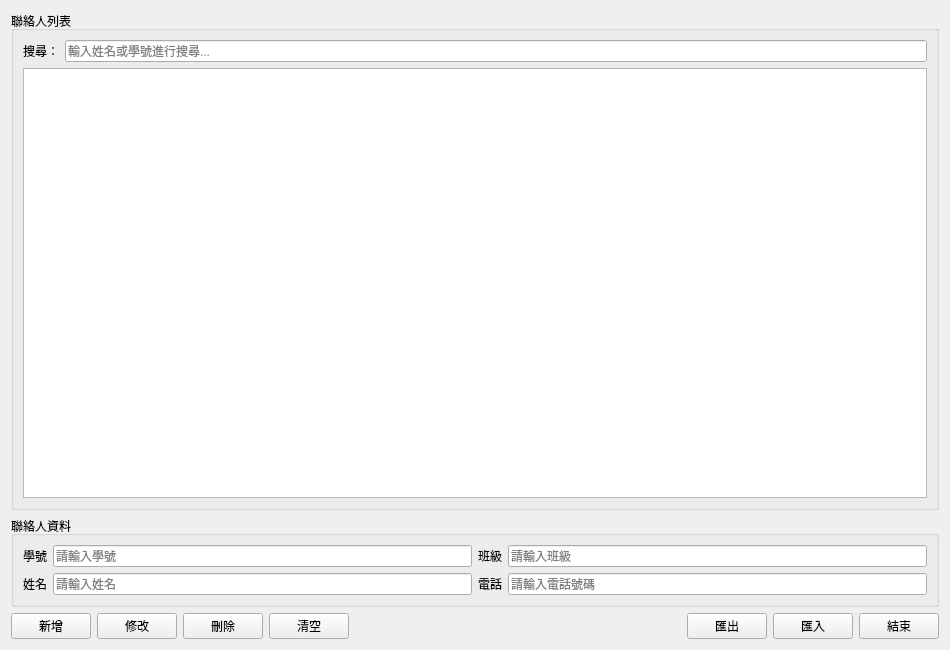
<?xml version="1.0" encoding="UTF-8"?>
<ui version="4.0">
 <class>Widget</class>
 <widget class="QWidget" name="Widget">
  <property name="geometry">
   <rect>
    <x>0</x>
    <y>0</y>
    <width>950</width>
    <height>650</height>
   </rect>
  </property>
  <property name="windowTitle">
   <string>通訊錄管理系統</string>
  </property>
  <property name="minimumSize">
   <size>
    <width>950</width>
    <height>600</height>
   </size>
  </property>
  <layout class="QVBoxLayout" name="verticalLayout">
   <item>
    <widget class="QGroupBox" name="groupBox">
     <property name="title">
      <string>聯絡人列表</string>
     </property>
     <layout class="QVBoxLayout" name="verticalLayout_2">
      <item>
       <layout class="QHBoxLayout" name="searchLayout">
        <item>
         <widget class="QLabel" name="labelSearch">
          <property name="text">
           <string>搜尋：</string>
          </property>
         </widget>
        </item>
        <item>
         <widget class="QLineEdit" name="lineEditSearch">
          <property name="placeholderText">
           <string>輸入姓名或學號進行搜尋...</string>
          </property>
         </widget>
        </item>
       </layout>
      </item>
      <item>
       <widget class="QTableWidget" name="tableWidget">
        <property name="editTriggers">
         <set>QAbstractItemView::NoEditTriggers</set>
        </property>
        <property name="selectionMode">
         <enum>QAbstractItemView::SingleSelection</enum>
        </property>
        <property name="selectionBehavior">
         <enum>QAbstractItemView::SelectRows</enum>
        </property>
        <property name="sortingEnabled">
         <bool>true</bool>
        </property>
       </widget>
      </item>
     </layout>
    </widget>
   </item>
   <item>
    <widget class="QGroupBox" name="groupBox_2">
     <property name="title">
      <string>聯絡人資料</string>
     </property>
     <layout class="QGridLayout" name="gridLayout">
      <item row="0" column="0">
       <widget class="QLabel" name="label">
        <property name="text">
         <string>學號</string>
        </property>
        <property name="alignment">
         <set>Qt::AlignmentFlag::AlignRight|Qt::AlignmentFlag::AlignVCenter</set>
        </property>
       </widget>
      </item>
      <item row="0" column="1">
       <widget class="QLineEdit" name="lineEdit">
        <property name="placeholderText">
         <string>請輸入學號</string>
        </property>
       </widget>
      </item>
      <item row="0" column="2">
       <widget class="QLabel" name="label_2">
        <property name="text">
         <string>班級</string>
        </property>
        <property name="alignment">
         <set>Qt::AlignmentFlag::AlignRight|Qt::AlignmentFlag::AlignVCenter</set>
        </property>
       </widget>
      </item>
      <item row="0" column="3">
       <widget class="QLineEdit" name="lineEdit_2">
        <property name="placeholderText">
         <string>請輸入班級</string>
        </property>
       </widget>
      </item>
      <item row="1" column="0">
       <widget class="QLabel" name="label_3">
        <property name="text">
         <string>姓名</string>
        </property>
        <property name="alignment">
         <set>Qt::AlignmentFlag::AlignRight|Qt::AlignmentFlag::AlignVCenter</set>
        </property>
       </widget>
      </item>
      <item row="1" column="1">
       <widget class="QLineEdit" name="lineEdit_3">
        <property name="placeholderText">
         <string>請輸入姓名</string>
        </property>
       </widget>
      </item>
      <item row="1" column="2">
       <widget class="QLabel" name="label_4">
        <property name="layoutDirection">
         <enum>Qt::LayoutDirection::LeftToRight</enum>
        </property>
        <property name="text">
         <string>電話</string>
        </property>
        <property name="alignment">
         <set>Qt::AlignmentFlag::AlignRight|Qt::AlignmentFlag::AlignVCenter</set>
        </property>
       </widget>
      </item>
      <item row="1" column="3">
       <widget class="QLineEdit" name="lineEdit_4">
        <property name="placeholderText">
         <string>請輸入電話號碼</string>
        </property>
       </widget>
      </item>
     </layout>
    </widget>
   </item>
   <item>
    <layout class="QHBoxLayout" name="horizontalLayout_2">
     <item>
      <widget class="QPushButton" name="btnAdd">
       <property name="text">
        <string>新增</string>
       </property>
       <property name="toolTip">
        <string>新增聯絡人到列表</string>
       </property>
      </widget>
     </item>
     <item>
      <widget class="QPushButton" name="btnEdit">
       <property name="text">
        <string>修改</string>
       </property>
       <property name="toolTip">
        <string>修改選中的聯絡人</string>
       </property>
      </widget>
     </item>
     <item>
      <widget class="QPushButton" name="btnDelete">
       <property name="text">
        <string>刪除</string>
       </property>
       <property name="toolTip">
        <string>刪除選中的聯絡人</string>
       </property>
      </widget>
     </item>
     <item>
      <widget class="QPushButton" name="btnClear">
       <property name="text">
        <string>清空</string>
       </property>
       <property name="toolTip">
        <string>清空輸入欄位</string>
       </property>
      </widget>
     </item>
     <item>
      <spacer name="horizontalSpacer">
       <property name="orientation">
        <enum>Qt::Horizontal</enum>
       </property>
       <property name="sizeHint" stdset="0">
        <size>
         <width>40</width>
         <height>20</height>
        </size>
       </property>
      </spacer>
     </item>
     <item>
      <widget class="QPushButton" name="btnExport">
       <property name="text">
        <string>匯出</string>
       </property>
       <property name="toolTip">
        <string>匯出聯絡人到CSV檔案</string>
       </property>
      </widget>
     </item>
     <item>
      <widget class="QPushButton" name="btnImport">
       <property name="text">
        <string>匯入</string>
       </property>
       <property name="toolTip">
        <string>從CSV檔案匯入聯絡人</string>
       </property>
      </widget>
     </item>
     <item>
      <widget class="QPushButton" name="btnExit">
       <property name="text">
        <string>結束</string>
       </property>
       <property name="toolTip">
        <string>結束程式</string>
       </property>
      </widget>
     </item>
    </layout>
   </item>
  </layout>
 </widget>
 <resources/>
 <connections/>
</ui>
